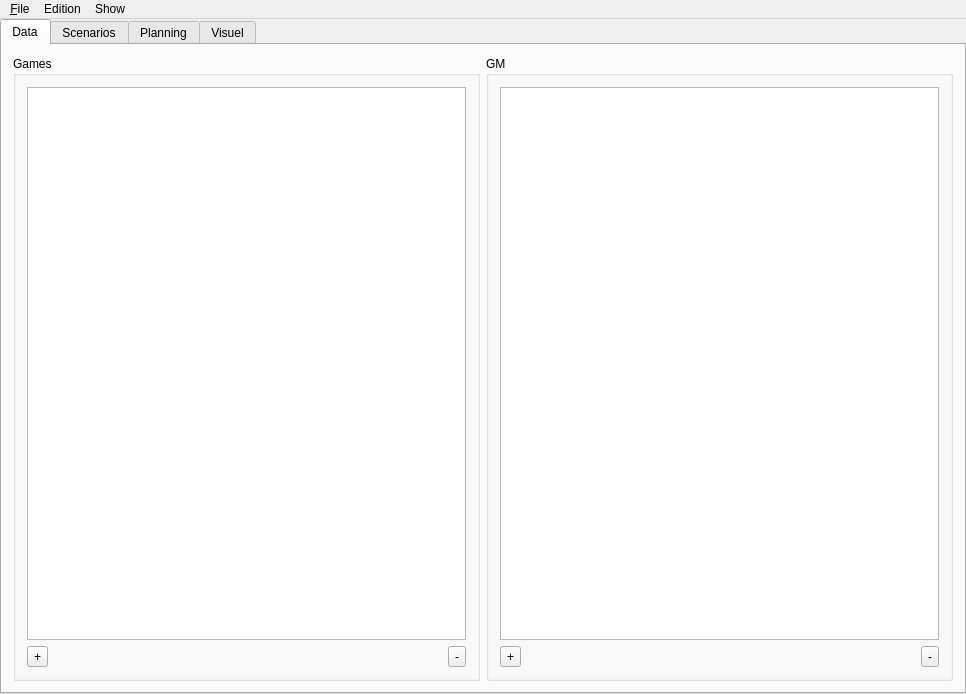
<?xml version="1.0" encoding="UTF-8"?>
<ui version="4.0">
 <class>MainWindow</class>
 <widget class="QMainWindow" name="MainWindow">
  <property name="geometry">
   <rect>
    <x>0</x>
    <y>0</y>
    <width>966</width>
    <height>694</height>
   </rect>
  </property>
  <property name="windowTitle">
   <string>%1[*] - Rolisteam Convention Manager</string>
  </property>
  <widget class="QWidget" name="centralWidget">
   <layout class="QHBoxLayout" name="horizontalLayout_4">
    <property name="spacing">
     <number>0</number>
    </property>
    <property name="leftMargin">
     <number>0</number>
    </property>
    <property name="topMargin">
     <number>0</number>
    </property>
    <property name="rightMargin">
     <number>0</number>
    </property>
    <property name="bottomMargin">
     <number>0</number>
    </property>
    <item>
     <widget class="QTabWidget" name="m_tabWidget">
      <property name="currentIndex">
       <number>0</number>
      </property>
      <widget class="QWidget" name="tab">
       <attribute name="title">
        <string>Data</string>
       </attribute>
       <layout class="QHBoxLayout" name="horizontalLayout_3">
        <item>
         <widget class="QGroupBox" name="groupBox_2">
          <property name="title">
           <string>Games</string>
          </property>
          <layout class="QVBoxLayout" name="verticalLayout">
           <item>
            <widget class="QListView" name="m_gameView"/>
           </item>
           <item>
            <layout class="QHBoxLayout" name="horizontalLayout">
             <item>
              <widget class="QToolButton" name="m_addGameButton">
               <property name="text">
                <string>+</string>
               </property>
              </widget>
             </item>
             <item>
              <spacer name="horizontalSpacer">
               <property name="orientation">
                <enum>Qt::Horizontal</enum>
               </property>
               <property name="sizeHint" stdset="0">
                <size>
                 <width>178</width>
                 <height>20</height>
                </size>
               </property>
              </spacer>
             </item>
             <item>
              <widget class="QToolButton" name="m_deleteGameButton">
               <property name="text">
                <string>-</string>
               </property>
              </widget>
             </item>
            </layout>
           </item>
          </layout>
         </widget>
        </item>
        <item>
         <widget class="QGroupBox" name="groupBox_3">
          <property name="title">
           <string>GM</string>
          </property>
          <layout class="QVBoxLayout" name="verticalLayout_2">
           <item>
            <widget class="QListView" name="m_masterView"/>
           </item>
           <item>
            <layout class="QHBoxLayout" name="horizontalLayout_2">
             <item>
              <widget class="QToolButton" name="m_addGMButton">
               <property name="text">
                <string>+</string>
               </property>
              </widget>
             </item>
             <item>
              <spacer name="horizontalSpacer_2">
               <property name="orientation">
                <enum>Qt::Horizontal</enum>
               </property>
               <property name="sizeHint" stdset="0">
                <size>
                 <width>178</width>
                 <height>20</height>
                </size>
               </property>
              </spacer>
             </item>
             <item>
              <widget class="QToolButton" name="m_deleteGMButton">
               <property name="text">
                <string>-</string>
               </property>
              </widget>
             </item>
            </layout>
           </item>
          </layout>
         </widget>
        </item>
       </layout>
      </widget>
      <widget class="QWidget" name="tab_2">
       <attribute name="title">
        <string>Scenarios</string>
       </attribute>
       <layout class="QVBoxLayout" name="verticalLayout_6">
        <property name="spacing">
         <number>2</number>
        </property>
        <property name="leftMargin">
         <number>2</number>
        </property>
        <property name="topMargin">
         <number>2</number>
        </property>
        <property name="rightMargin">
         <number>2</number>
        </property>
        <property name="bottomMargin">
         <number>2</number>
        </property>
        <item>
         <widget class="QSplitter" name="splitter">
          <property name="orientation">
           <enum>Qt::Horizontal</enum>
          </property>
          <widget class="QGroupBox" name="groupBox">
           <property name="title">
            <string>Availables</string>
           </property>
           <layout class="QVBoxLayout" name="verticalLayout_3">
            <property name="spacing">
             <number>2</number>
            </property>
            <property name="leftMargin">
             <number>2</number>
            </property>
            <property name="topMargin">
             <number>2</number>
            </property>
            <property name="rightMargin">
             <number>2</number>
            </property>
            <property name="bottomMargin">
             <number>2</number>
            </property>
            <item>
             <widget class="QListView" name="m_scenarioAvailabeView">
              <property name="uniformItemSizes">
               <bool>false</bool>
              </property>
             </widget>
            </item>
           </layout>
          </widget>
          <widget class="QGroupBox" name="groupBox_4">
           <property name="title">
            <string>Running</string>
           </property>
           <layout class="QVBoxLayout" name="verticalLayout_4">
            <property name="spacing">
             <number>2</number>
            </property>
            <property name="leftMargin">
             <number>2</number>
            </property>
            <property name="topMargin">
             <number>2</number>
            </property>
            <property name="rightMargin">
             <number>2</number>
            </property>
            <property name="bottomMargin">
             <number>2</number>
            </property>
            <item>
             <widget class="QListView" name="m_scenarioRunningView"/>
            </item>
           </layout>
          </widget>
          <widget class="QGroupBox" name="groupBox_5">
           <property name="title">
            <string>Done</string>
           </property>
           <layout class="QVBoxLayout" name="verticalLayout_5">
            <property name="spacing">
             <number>2</number>
            </property>
            <property name="leftMargin">
             <number>2</number>
            </property>
            <property name="topMargin">
             <number>2</number>
            </property>
            <property name="rightMargin">
             <number>2</number>
            </property>
            <property name="bottomMargin">
             <number>2</number>
            </property>
            <item>
             <widget class="QListView" name="m_scenarioDoneView"/>
            </item>
           </layout>
          </widget>
         </widget>
        </item>
       </layout>
      </widget>
      <widget class="QWidget" name="tab_3">
       <attribute name="title">
        <string>Planning</string>
       </attribute>
       <layout class="QVBoxLayout" name="verticalLayout_8">
        <item>
         <widget class="QSplitter" name="splitter_2">
          <property name="orientation">
           <enum>Qt::Horizontal</enum>
          </property>
          <property name="opaqueResize">
           <bool>true</bool>
          </property>
          <widget class="QGraphicsView" name="m_timeLine"/>
          <widget class="QWidget" name="layoutWidget">
           <layout class="QVBoxLayout" name="verticalLayout_7">
            <item>
             <layout class="QHBoxLayout" name="horizontalLayout_5">
              <item>
               <widget class="QToolButton" name="m_previousDay">
                <property name="text">
                 <string>...</string>
                </property>
                <property name="icon">
                 <iconset resource="resources.qrc">
                  <normaloff>:/resources/go-left.png</normaloff>:/resources/go-left.png</iconset>
                </property>
               </widget>
              </item>
              <item>
               <spacer name="horizontalSpacer_3">
                <property name="orientation">
                 <enum>Qt::Horizontal</enum>
                </property>
                <property name="sizeHint" stdset="0">
                 <size>
                  <width>40</width>
                  <height>20</height>
                 </size>
                </property>
               </spacer>
              </item>
              <item>
               <widget class="QToolButton" name="m_properties">
                <property name="text">
                 <string>Wizzard</string>
                </property>
               </widget>
              </item>
              <item>
               <spacer name="horizontalSpacer_4">
                <property name="orientation">
                 <enum>Qt::Horizontal</enum>
                </property>
                <property name="sizeHint" stdset="0">
                 <size>
                  <width>40</width>
                  <height>20</height>
                 </size>
                </property>
               </spacer>
              </item>
              <item>
               <widget class="QToolButton" name="m_nextDay">
                <property name="text">
                 <string>...</string>
                </property>
                <property name="icon">
                 <iconset resource="resources.qrc">
                  <normaloff>:/resources/go-right.png</normaloff>:/resources/go-right.png</iconset>
                </property>
               </widget>
              </item>
              <item>
               <spacer name="horizontalSpacer_5">
                <property name="orientation">
                 <enum>Qt::Horizontal</enum>
                </property>
                <property name="sizeHint" stdset="0">
                 <size>
                  <width>40</width>
                  <height>20</height>
                 </size>
                </property>
               </spacer>
              </item>
             </layout>
            </item>
            <item>
             <widget class="ScenarioListView" name="m_availableScenario">
              <property name="dragEnabled">
               <bool>true</bool>
              </property>
              <property name="dragDropMode">
               <enum>QAbstractItemView::DragOnly</enum>
              </property>
             </widget>
            </item>
           </layout>
          </widget>
         </widget>
        </item>
       </layout>
      </widget>
      <widget class="QWidget" name="m_visual">
       <attribute name="title">
        <string>Visuel</string>
       </attribute>
       <layout class="QVBoxLayout" name="verticalLayout_10">
        <item>
         <layout class="QHBoxLayout" name="horizontalLayout_7">
          <item>
           <widget class="QPushButton" name="m_startAnimation">
            <property name="text">
             <string>Carousel Animation</string>
            </property>
            <property name="checkable">
             <bool>true</bool>
            </property>
           </widget>
          </item>
          <item>
           <spacer name="horizontalSpacer_7">
            <property name="orientation">
             <enum>Qt::Horizontal</enum>
            </property>
            <property name="sizeHint" stdset="0">
             <size>
              <width>40</width>
              <height>20</height>
             </size>
            </property>
           </spacer>
          </item>
          <item>
           <layout class="QHBoxLayout" name="horizontalLayout_6">
            <item>
             <widget class="QLabel" name="label">
              <property name="text">
               <string>Texte:</string>
              </property>
             </widget>
            </item>
            <item>
             <widget class="QLineEdit" name="m_msgEdit"/>
            </item>
            <item>
             <widget class="QPushButton" name="m_showMsg">
              <property name="text">
               <string>Show Message</string>
              </property>
             </widget>
            </item>
           </layout>
          </item>
          <item>
           <spacer name="horizontalSpacer_6">
            <property name="orientation">
             <enum>Qt::Horizontal</enum>
            </property>
            <property name="sizeHint" stdset="0">
             <size>
              <width>40</width>
              <height>20</height>
             </size>
            </property>
           </spacer>
          </item>
          <item>
           <widget class="QPushButton" name="m_bigPopup">
            <property name="text">
             <string>Show Big Popup</string>
            </property>
           </widget>
          </item>
         </layout>
        </item>
        <item>
         <widget class="QScrollArea" name="m_scrollAreaVisual">
          <property name="widgetResizable">
           <bool>true</bool>
          </property>
          <widget class="QWidget" name="scrollAreaWidgetContents_2">
           <property name="geometry">
            <rect>
             <x>0</x>
             <y>0</y>
             <width>942</width>
             <height>586</height>
            </rect>
           </property>
           <layout class="QVBoxLayout" name="verticalLayout_9"/>
          </widget>
         </widget>
        </item>
       </layout>
      </widget>
     </widget>
    </item>
   </layout>
  </widget>
  <widget class="QMenuBar" name="menuBar">
   <property name="geometry">
    <rect>
     <x>0</x>
     <y>0</y>
     <width>966</width>
     <height>22</height>
    </rect>
   </property>
   <widget class="QMenu" name="m_fileMenu">
    <property name="title">
     <string>&amp;File</string>
    </property>
    <widget class="QMenu" name="menuImport">
     <property name="title">
      <string>Import</string>
     </property>
     <addaction name="m_importXMLAct"/>
     <addaction name="m_importBinary"/>
     <addaction name="m_csvAct"/>
     <addaction name="m_importPythonJsonAct"/>
    </widget>
    <widget class="QMenu" name="menuExport">
     <property name="title">
      <string>Export</string>
     </property>
     <addaction name="m_exportXMLAct"/>
     <addaction name="m_exportCSVAct"/>
     <addaction name="m_exportBinary"/>
    </widget>
    <addaction name="m_newAct"/>
    <addaction name="m_openAct"/>
    <addaction name="m_saveAct"/>
    <addaction name="m_saveAsAct"/>
    <addaction name="separator"/>
    <addaction name="menuImport"/>
    <addaction name="menuExport"/>
    <addaction name="separator"/>
    <addaction name="m_quitAct"/>
   </widget>
   <widget class="QMenu" name="menuShow">
    <property name="title">
     <string>Show</string>
    </property>
    <addaction name="m_customerViewDisplayAct"/>
    <addaction name="m_showFullScreenAct"/>
   </widget>
   <widget class="QMenu" name="menuActuion">
    <property name="title">
     <string>Edition</string>
    </property>
    <addaction name="m_newGameAct"/>
    <addaction name="m_newGmAct"/>
    <addaction name="separator"/>
    <addaction name="m_registerPlayerAct"/>
   </widget>
   <addaction name="m_fileMenu"/>
   <addaction name="menuActuion"/>
   <addaction name="menuShow"/>
  </widget>
  <action name="m_openAct">
   <property name="text">
    <string>Open</string>
   </property>
   <property name="shortcut">
    <string>Ctrl+O</string>
   </property>
  </action>
  <action name="m_newAct">
   <property name="text">
    <string>New</string>
   </property>
   <property name="shortcut">
    <string>Ctrl+N</string>
   </property>
  </action>
  <action name="m_saveAct">
   <property name="text">
    <string>Save</string>
   </property>
   <property name="shortcut">
    <string>Ctrl+S</string>
   </property>
  </action>
  <action name="m_saveAsAct">
   <property name="text">
    <string>Save As</string>
   </property>
   <property name="shortcut">
    <string>Ctrl+Shift+S</string>
   </property>
  </action>
  <action name="m_quitAct">
   <property name="text">
    <string>Quit</string>
   </property>
   <property name="shortcut">
    <string>Ctrl+Q</string>
   </property>
  </action>
  <action name="m_customerViewDisplayAct">
   <property name="checkable">
    <bool>true</bool>
   </property>
   <property name="text">
    <string>Scenarios List</string>
   </property>
   <property name="shortcut">
    <string>Alt+S</string>
   </property>
  </action>
  <action name="m_newGameAct">
   <property name="text">
    <string>New Game</string>
   </property>
   <property name="shortcut">
    <string>Alt+N</string>
   </property>
  </action>
  <action name="m_newGmAct">
   <property name="text">
    <string>New Gm</string>
   </property>
   <property name="shortcut">
    <string>Alt+G</string>
   </property>
  </action>
  <action name="m_importXMLAct">
   <property name="text">
    <string>XML</string>
   </property>
  </action>
  <action name="m_exportXMLAct">
   <property name="text">
    <string>XML</string>
   </property>
  </action>
  <action name="m_showFullScreenAct">
   <property name="text">
    <string>Show Full Screen</string>
   </property>
  </action>
  <action name="m_registerPlayerAct">
   <property name="checkable">
    <bool>true</bool>
   </property>
   <property name="checked">
    <bool>true</bool>
   </property>
   <property name="text">
    <string>Registrer Player</string>
   </property>
  </action>
  <action name="m_exportCSVAct">
   <property name="text">
    <string>CSV</string>
   </property>
  </action>
  <action name="m_importBinary">
   <property name="text">
    <string>Binary</string>
   </property>
  </action>
  <action name="m_exportBinary">
   <property name="text">
    <string>Binary</string>
   </property>
  </action>
  <action name="m_csvAct">
   <property name="text">
    <string>CSV</string>
   </property>
  </action>
  <action name="m_importPythonJsonAct">
   <property name="text">
    <string>Python JSON</string>
   </property>
  </action>
 </widget>
 <layoutdefault spacing="6" margin="11"/>
 <customwidgets>
  <customwidget>
   <class>ScenarioListView</class>
   <extends>QListView</extends>
   <header>localisation/scenariolistview.h</header>
  </customwidget>
 </customwidgets>
 <resources>
  <include location="resources.qrc"/>
 </resources>
 <connections/>
</ui>
